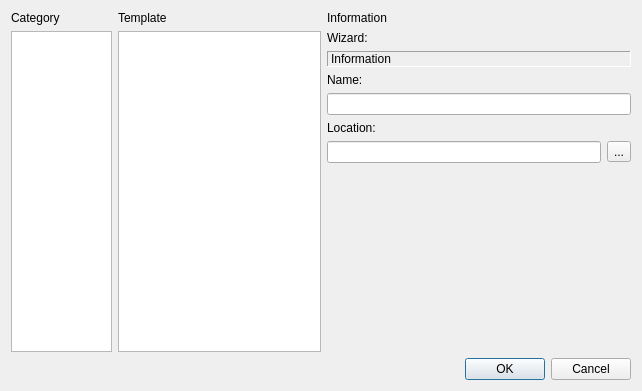
<?xml version="1.0" encoding="UTF-8"?>
<ui version="4.0">
 <class>NewFileDialog</class>
 <widget class="QDialog" name="NewFileDialog">
  <property name="geometry">
   <rect>
    <x>0</x>
    <y>0</y>
    <width>642</width>
    <height>391</height>
   </rect>
  </property>
  <property name="windowTitle">
   <string>New Project or File</string>
  </property>
  <layout class="QVBoxLayout" name="verticalLayout_5">
   <item>
    <layout class="QHBoxLayout" name="horizontalLayout" stretch="1,2,3">
     <item>
      <layout class="QVBoxLayout" name="verticalLayout">
       <item>
        <widget class="QLabel" name="label">
         <property name="text">
          <string>Category</string>
         </property>
        </widget>
       </item>
       <item>
        <widget class="QTreeView" name="categoryTreeView">
         <property name="sizePolicy">
          <sizepolicy hsizetype="Expanding" vsizetype="Expanding">
           <horstretch>0</horstretch>
           <verstretch>0</verstretch>
          </sizepolicy>
         </property>
         <property name="minimumSize">
          <size>
           <width>0</width>
           <height>0</height>
          </size>
         </property>
         <property name="baseSize">
          <size>
           <width>0</width>
           <height>0</height>
          </size>
         </property>
         <attribute name="headerStretchLastSection">
          <bool>true</bool>
         </attribute>
        </widget>
       </item>
      </layout>
     </item>
     <item>
      <layout class="QVBoxLayout" name="verticalLayout_2">
       <item>
        <widget class="QLabel" name="label_2">
         <property name="text">
          <string>Template</string>
         </property>
        </widget>
       </item>
       <item>
        <widget class="QTreeView" name="templateTreeView"/>
       </item>
      </layout>
     </item>
     <item>
      <layout class="QVBoxLayout" name="verticalLayout_3" stretch="0,0,0,0,0,0,0,0">
       <item>
        <widget class="QLabel" name="label_5">
         <property name="text">
          <string>Information</string>
         </property>
        </widget>
       </item>
       <item>
        <widget class="QLabel" name="typeLabel">
         <property name="text">
          <string>Wizard:</string>
         </property>
        </widget>
       </item>
       <item>
        <widget class="QLabel" name="infoLabel">
         <property name="frameShape">
          <enum>QFrame::Panel</enum>
         </property>
         <property name="frameShadow">
          <enum>QFrame::Sunken</enum>
         </property>
         <property name="text">
          <string>Information</string>
         </property>
         <property name="wordWrap">
          <bool>true</bool>
         </property>
        </widget>
       </item>
       <item>
        <widget class="QLabel" name="label_3">
         <property name="text">
          <string>Name:</string>
         </property>
        </widget>
       </item>
       <item>
        <widget class="QLineEdit" name="nameLineEdit"/>
       </item>
       <item>
        <widget class="QLabel" name="label_4">
         <property name="text">
          <string>Location:</string>
         </property>
        </widget>
       </item>
       <item>
        <layout class="QHBoxLayout" name="horizontalLayout_2">
         <item>
          <widget class="QLineEdit" name="locationLineEdit"/>
         </item>
         <item>
          <widget class="QToolButton" name="locationBrowseButton">
           <property name="text">
            <string>...</string>
           </property>
          </widget>
         </item>
        </layout>
       </item>
       <item>
        <spacer name="verticalSpacer">
         <property name="orientation">
          <enum>Qt::Vertical</enum>
         </property>
         <property name="sizeHint" stdset="0">
          <size>
           <width>20</width>
           <height>40</height>
          </size>
         </property>
        </spacer>
       </item>
      </layout>
     </item>
    </layout>
   </item>
   <item>
    <widget class="QDialogButtonBox" name="buttonBox">
     <property name="orientation">
      <enum>Qt::Horizontal</enum>
     </property>
     <property name="standardButtons">
      <set>QDialogButtonBox::Cancel|QDialogButtonBox::Ok</set>
     </property>
    </widget>
   </item>
  </layout>
 </widget>
 <resources/>
 <connections>
  <connection>
   <sender>buttonBox</sender>
   <signal>accepted()</signal>
   <receiver>NewFileDialog</receiver>
   <slot>accept()</slot>
   <hints>
    <hint type="sourcelabel">
     <x>248</x>
     <y>254</y>
    </hint>
    <hint type="destinationlabel">
     <x>157</x>
     <y>274</y>
    </hint>
   </hints>
  </connection>
  <connection>
   <sender>buttonBox</sender>
   <signal>rejected()</signal>
   <receiver>NewFileDialog</receiver>
   <slot>reject()</slot>
   <hints>
    <hint type="sourcelabel">
     <x>316</x>
     <y>260</y>
    </hint>
    <hint type="destinationlabel">
     <x>286</x>
     <y>274</y>
    </hint>
   </hints>
  </connection>
 </connections>
</ui>
